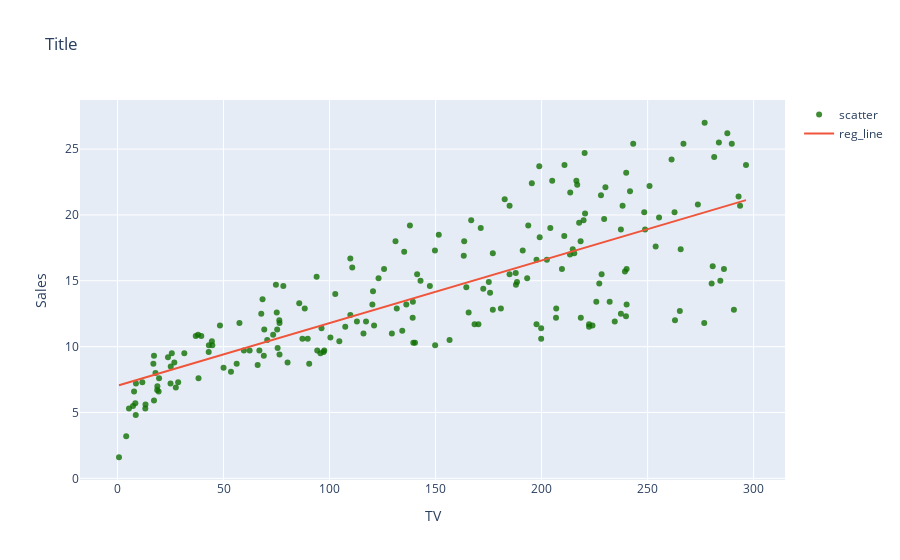

Notebook cell for this chart:
### Markdown cell above
$\hat{y}$ = $\hat{\beta}_{TV}$ + $\hat{\beta}_{radio}$ + $\hat{\beta}_{newspaper}$

$RSS = \sum_{i=1}^n (y_i - \hat{y_n})^2$

### Code cell
import plotly.graph_objs as go
trace1 = go.Scatter(x = adv.TV,
                    y = adv.Sales,
                    mode = "markers",
                    name = "scatter",
                    marker = dict(color = 'rgba(16, 112, 2, 0.8)'),
                    text= adv.Sales)
trace2 = go.Line(x = x, y = y,name='reg_line')
data = [trace1,trace2]
layout = dict(title = 'Title',
              xaxis= dict(title= 'TV',ticklen= 5,zeroline= False),
              yaxis= dict(title= 'Sales',ticklen= 5,zeroline= False)
             )              
fig = go.Figure(data=data,layout=layout)
fig.show()

### Figure 1 — Plotly figure (JSON) as saved in the notebook; plotly's stock layout.template omitted (floating-point values rounded to 4 significant figures; data arrays with more than 128 entries replaced by an {"elided": "..."} marker saying what was removed)
{"data": [{"marker": {"color": "rgba(16, 112, 2, 0.8)"}, "mode": "markers", "name": "scatter", "text": {"elided": "200 float values"}, "type": "scatter", "x": {"elided": "200 float values"}, "y": {"elided": "200 float values"}}, {"name": "reg_line", "type": "scatter", "x": {"elided": "200 float values"}, "y": {"elided": "200 float values"}}], "layout": {"title": {"text": "Title"}, "xaxis": {"ticklen": 5, "title": {"text": "TV"}, "zeroline": false}, "yaxis": {"ticklen": 5, "title": {"text": "Sales"}, "zeroline": false}}}
